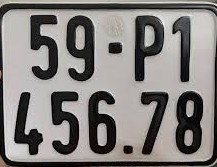
#> input picture SEGMENT AND DETECT CHARACTER/41.jpg, 217 x 167 px, found by its file name
$ jupyter execute seg_character.ipynb
#> lines starting #> are read from the running program, lines starting #| are printed output that depends on the picture; after the words box and inside, x2 and y2 are one past the last pixel; in counts of white or black regions, pixels touching at a corner belong together
#> further down, img is the input picture: shape (167, 217, 3); mean B, G, R 124.7, 127.1, 130.4
### digits.py
import numpy as np
import cv2


# [4 lines left out: function get_contour_precedence, not called in this run]


def square(img):
    """
    This function resize non square image to square one (height == width)
    :param img: input image as numpy array
    :return: numpy array
    """

    # image after making height equal to width
    squared_image = img

    # Get image height and width
    h = img.shape[0]
    w = img.shape[1]

    # In case height superior than width
    if h > w:
        diff = h-w
        if diff % 2 == 0:
            x1 = np.zeros(shape=(h, diff//2))
            x2 = x1
        else:
            x1 = np.zeros(shape=(h, diff//2))
            x2 = np.zeros(shape=(h, (diff//2)+1))

        squared_image = np.concatenate((x1, img, x2), axis=1)

    # In case height inferior than width
    if h < w:
        diff = w-h
        if diff % 2 == 0:
            x1 = np.zeros(shape=(diff//2, w))
            x2 = x1
        else:
            x1 = np.zeros(shape=(diff//2, w))
            x2 = np.zeros(shape=((diff//2)+1, w))

        squared_image = np.concatenate((x1, img, x2), axis=0)

    return squared_image


# [26 lines left out: function sort, not called in this run]
def plate_segmentation(img_file_path):

#> called with img_file_path = 'demo/plates/41.jpg'
    img = cv2.imread(img_file_path)
    imgray = cv2.cvtColor(img, cv2.COLOR_BGR2GRAY)

    height = img.shape[0]
#> height = 167
    width = img.shape[1]
#> width = 217
    area = height * width
#> area = 36239

    scale1 = 0.001
    scale2 = 0.1
    area_condition1 = area * scale1
#> area_condition1 = 36.24
    area_condition2 = area * scale2
#> area_condition2 = 3623.9
    # global thresholding
    ret1,th1 = cv2.threshold(imgray,127,255,cv2.THRESH_BINARY)
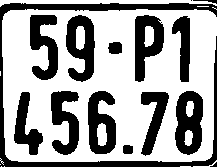
#> th1: shape (167, 217); 63.8% white; 15 black regions (2 under 20 px), largest, box (x1, y1, x2, y2) and area: (0, 3, 217, 167) 3359, (175, 91, 203, 155) 1287, (66, 15, 95, 82) 1220

    # Otsu's thresholding
    ret2,th2 = cv2.threshold(imgray,0,255,cv2.THRESH_BINARY+cv2.THRESH_OTSU)
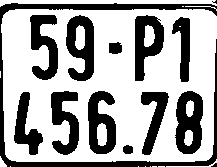
#> th2: shape (167, 217); 65.8% white; 14 black regions (2 under 20 px), largest, box (x1, y1, x2, y2) and area: (0, 3, 217, 167) 3033, (175, 91, 203, 154) 1243, (66, 15, 94, 81) 1182
#> ret2 = 103

    # Otsu's thresholding after Gaussian filtering
    blur = cv2.GaussianBlur(imgray,(5,5),0)
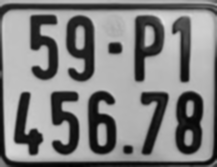
#> blur: shape (167, 217); min 3, max 221, mean 127.8
    ret3,th3 = cv2.threshold(blur,0,255,cv2.THRESH_BINARY+cv2.THRESH_OTSU)
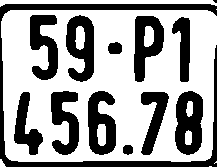
#> th3: shape (167, 217); 63.7% white; 13 black regions (1 under 20 px)
#> ret3 = 109

    contours, hierarchy = cv2.findContours(th3, cv2.RETR_TREE, cv2.CHAIN_APPROX_SIMPLE)
#> contours = 22 contours, 4 with area under 20; largest, box (x1, y1, x2, y2) and area: (1, 10, 217, 162) 31582, (174, 90, 204, 156) 1588, (65, 14, 95, 83) 1499, (87, 90, 117, 156) 1470, (133, 15, 165, 83) 1426

    # sort contours
#     contours = sorted(contours, key=cv2.contourArea, reverse=True)

    cropped = []
    for cnt in contours:
        (x,y,w,h) = cv2.boundingRect(cnt)

        character_dimensions = (0.35*height, 0.5*height, 0.1*width, 0.15*width)
        min_heigth, max_height, min_width, max_width = character_dimensions
        print()
#         if (w * h > area_condition1 and w * h < area_condition2 and w/h > 0.3 and h/w > 0.3):
        if(h <= max_height and h >= min_heigth):
            print("aaaaa")
            cv2.drawContours(img, [cnt], 0, (0, 255, 0), 3)
            cv2.rectangle(img, (x,y), (x+w,y+h), (255, 0, 0), 2)
            c = th2[y:y+h,x:x+w]
            c = np.array(c)
            c = cv2.bitwise_not(c)
            c = square(c)
            c = cv2.resize(c,(28,28), interpolation = cv2.INTER_AREA)
            cropped.append(c)
#> this loop made 22 passes
#> (x, y) on passes 3, 4, 5, 9, 10, 12, 14, 17, 19, 21, 22: (0, 159), (1, 10), (122, 144), (185, 130), (186, 101), (97, 124), (107, 41), (144, 26), (75, 26), (216, 9), (0, 0)
#> (x, y, diff in square) on passes 6, 7, 8, 11, 13, 15: (140, 91, 35), (13, 91, 34), (174, 90, 36), (87, 90, 36), (50, 90, 36), (171, 16, 47)
#| aaaaa
#| aaaaa
#| aaaaa
#> (further printed lines are left out)
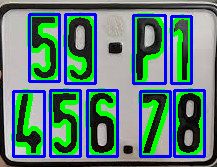
#> img: shape (167, 217, 3); mean B, G, R 121.1, 125.1, 89.2
#> after the loop, cropped = 9 items
    cv2.imwrite('detection.png', img)
    return cropped

### seg_character.ipynb
[cell 1]
from digits import plate_segmentation
import cv2

[cell 2]
import matplotlib.pyplot as plt

[cell 3]
img_file_path = 'demo/plates/41.jpg'
img = cv2.imread(img_file_path)
imgray = cv2.cvtColor(img, cv2.COLOR_BGR2GRAY)

[cell 4]
digits = plate_segmentation(img_file_path)
#> digits = 9 items
plt.imshow(imgray,'gray')
plt.show()

[cell 5]
for digit in digits:
    plt.imshow(digit,'gray')
    plt.show()
#> this loop made 9 passes
#> pass 1, `plt.show()`:
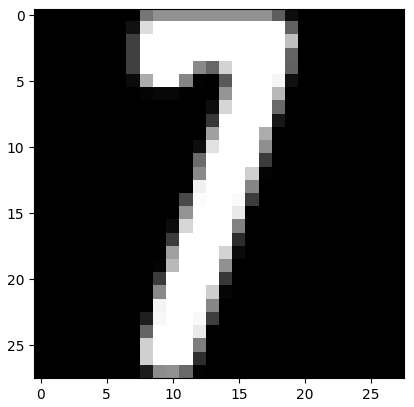
#> figure drawn by matplotlib, 1 panel
#> pass 2, `plt.show()`:
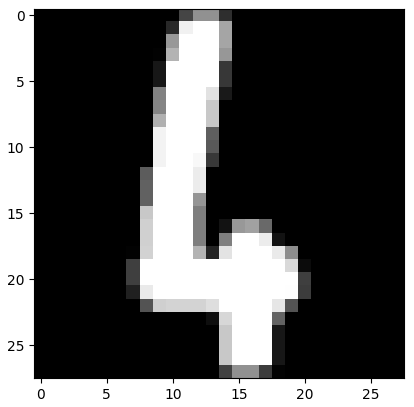
#> figure drawn by matplotlib, 1 panel

[cell 6]
# [4 lines left out: function get_contour_precedence, not called in this run]

[cell 7]
# [39 lines left out: function square, not called in this run]

[cell 8]
# [26 lines left out: function sort, not called in this run]

[cell 9]
 # global thresholding
ret1,th1 = cv2.threshold(imgray,127,255,cv2.THRESH_BINARY)

    # Otsu's thresholding
ret2,th2 = cv2.threshold(imgray,0,255,cv2.THRESH_BINARY+cv2.THRESH_OTSU)
#> ret2 = 103

    # Otsu's thresholding after Gaussian filtering
blur = cv2.GaussianBlur(imgray,(5,5),0)
ret3,th3 = cv2.threshold(blur,0,255,cv2.THRESH_BINARY+cv2.THRESH_OTSU)
#> ret3 = 109

[cell 10]
plt.imshow(th3,cmap="gray")
plt.show()
plt.imshow(th2,cmap="gray")
plt.show()

$ run again, with SEGMENT AND DETECT CHARACTER/detection.png saved as SEGMENT AND DETECT CHARACTER/41.jpg
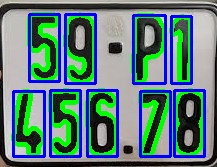
#> input picture SEGMENT AND DETECT CHARACTER/detection.png, 217 x 167 px, found by its file name
#> img is the input picture: shape (167, 217, 3); mean B, G, R 121.7, 125.1, 91.7
#> in plate_segmentation, `ret1,th1 = cv2.threshold(imgray,127,255,cv2.THRESH_BINARY)`:
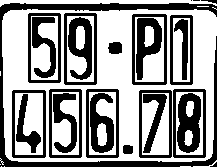
#> th1: shape (167, 217); 58.2% white; 25 black regions (3 under 20 px), largest, box (x1, y1, x2, y2) and area: (0, 3, 217, 167) 3356, (177, 93, 201, 153) 1010, (68, 17, 92, 80) 860
#> th2: shape (167, 217); 59.4% white; 23 black regions (2 under 20 px), largest, box (x1, y1, x2, y2) and area: (0, 3, 217, 167) 3013, (177, 93, 201, 153) 996, (68, 17, 92, 80) 848
#> in plate_segmentation, `ret2,th2 = cv2.threshold(imgray,0,255,cv2.THRESH_BINARY+cv2.THRESH_OTSU)`: ret2 = 101
#> th3: shape (167, 217); 54.6% white; 12 black regions (1 under 20 px)
#> in plate_segmentation, `ret3,th3 = cv2.threshold(blur,0,255,cv2.THRESH_BINARY+cv2.THRESH_OTSU)`: ret3 = 109
#> contours = 56 contours, 11 with area under 20; largest, box (x1, y1, x2, y2) and area: (1, 10, 217, 162) 31582, (138, 88, 207, 159) 4713, (131, 13, 168, 86) 2584, (63, 12, 98, 86) 2474, (11, 89, 47, 159) 2407
#> the loop in plate_segmentation, `for cnt in contours:` made 56 passes
#> (x, y) on passes 3, 4, 5, 7, 8, 9, 10, 12: (0, 159), (1, 10), (122, 144), (15, 142), (35, 141), (23, 93), (15, 93), (143, 153)
#> (printed output is left out)
#> after the loop in plate_segmentation, `for cnt in contours:`: cropped = 10 items
#> the loop `for digit in digits:` made 10 passes
#> pass 2, `plt.show()`:
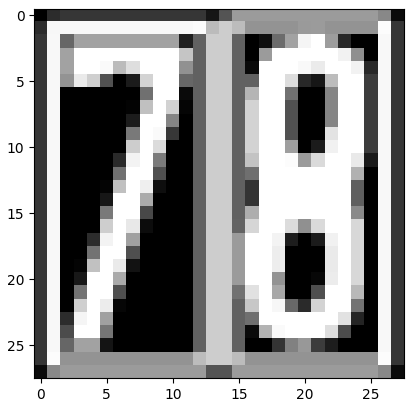
#> figure drawn by matplotlib, 1 panel
#> `ret2,th2 = cv2.threshold(imgray,0,255,cv2.THRESH_BINARY+cv2.THRESH_OTSU)`: ret2 = 101
#> `ret3,th3 = cv2.threshold(blur,0,255,cv2.THRESH_BINARY+cv2.THRESH_OTSU)`: ret3 = 109
